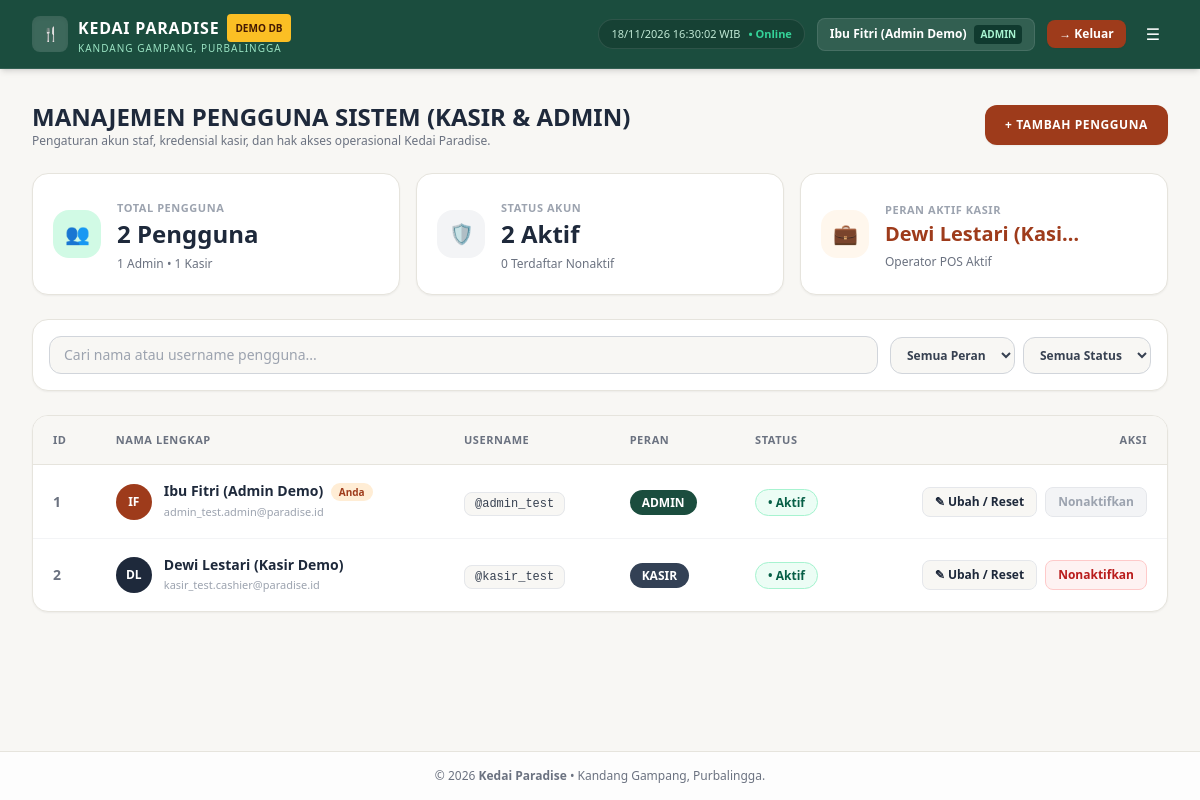
Page /project/kedai_paradise/users.php (signed in) on the committed database.
### tables this page shows
CREATE TABLE `users` (
  `user_id`       INT             NOT NULL AUTO_INCREMENT,
  `username`      VARCHAR(50)     NOT NULL,
  `password_hash` VARCHAR(255)    NOT NULL,
  `name`          VARCHAR(100)    NOT NULL,
  `role`          ENUM('admin','cashier') NOT NULL DEFAULT 'cashier',
  `status`        TINYINT(1)      NOT NULL DEFAULT 1,
  PRIMARY KEY (`user_id`),
  UNIQUE KEY `uk_users_username` (`username`)
);

### project/kedai_paradise/includes/helpers.php (called while the page is built, shortened)
<?php
function e(?string $s): string {
    return htmlspecialchars($s ?? '', ENT_QUOTES, 'UTF-8');
}
function t(string $key): string {
    static $lang = null;
    if ($lang === null) {
        $langFile = dirname(__DIR__) . '/lang/id.php';
        $lang = file_exists($langFile) ? require $langFile : [];
    }
    return $lang[$key] ?? $key;
}

### project/kedai_paradise/users.php (the view, shortened to what this page needs)
<?php
$pdo = db();
$selfId = (int)$_SESSION['user_id'];
$users = $pdo->query('SELECT user_id, username, name, role, status FROM users ORDER BY user_id')->fetchAll();
$totalUsersCount = count($users);
$adminCount = 0;
$cashierCount = 0;
$activeCount = 0;
$inactiveCount = 0;
$activeCashierName = '-';
foreach ($users as $u) {
    if ($u['role'] === 'admin') {
        $adminCount++;
    } else {
        $cashierCount++;
        if ((int)$u['status'] === 1 && $activeCashierName === '-') {
            $activeCashierName = $u['name'];
        }
    }
    if ((int)$u['status'] === 1) {
        $activeCount++;
    } else {
        $inactiveCount++;
    }
}
include __DIR__ . '/includes/layout_header.php';
?>
<div class="space-y-6">
    <div class="flex flex-col sm:flex-row sm:items-center justify-between gap-4">
        <div>
            <h1 class="text-2xl font-extrabold text-[#1E293B] uppercase">MANAJEMEN PENGGUNA SISTEM (KASIR &amp; ADMIN)</h1>
            <p class="text-xs text-gray-500">Pengaturan akun staf, kredensial kasir, dan hak akses operasional Kedai Paradise.</p>
        </div>
        <button type="button" id="btnAddUser" class="bg-[#9E3B1B] hover:bg-[#822F14] text-white text-xs font-extrabold uppercase tracking-wider px-5 py-3 rounded-xl shadow-sm transition self-start sm:self-auto">
            + <?= e(t('users_add')) ?>
        </button>
    </div>
    <div class="grid grid-cols-1 sm:grid-cols-3 gap-4">
        <div class="bg-white p-5 rounded-2xl shadow-sm border border-[#E6E4DD] flex items-center gap-4">
            <span class="w-12 h-12 rounded-2xl bg-emerald-100 text-[#1B4D3E] flex items-center justify-center font-bold text-xl">&#128101;</span>
            <div>
                <span class="text-[11px] font-bold uppercase tracking-wider text-gray-400">Total Pengguna</span>
                <div class="text-2xl font-extrabold text-[#1E293B]"><?= $totalUsersCount ?> Pengguna</div>
                <span class="text-xs text-gray-500"><?= $adminCount ?> Admin &bull; <?= $cashierCount ?> Kasir</span>
            </div>
        </div>
        <div class="bg-white p-5 rounded-2xl shadow-sm border border-[#E6E4DD] flex items-center gap-4">
            <span class="w-12 h-12 rounded-2xl bg-gray-100 text-gray-700 flex items-center justify-center font-bold text-xl">&#128737;</span>
            <div>
                <span class="text-[11px] font-bold uppercase tracking-wider text-gray-400">Status Akun</span>
                <div class="text-2xl font-extrabold text-[#1E293B]"><?= $activeCount ?> Aktif</div>
                <span class="text-xs text-gray-500"><?= $inactiveCount ?> Terdaftar Nonaktif</span>
            </div>
        </div>
        <div class="bg-white p-5 rounded-2xl shadow-sm border border-[#E6E4DD] flex items-center gap-4">
            <span class="w-12 h-12 rounded-2xl bg-orange-50 text-[#9E3B1B] flex items-center justify-center font-bold text-xl">&#128188;</span>
            <div>
                <span class="text-[11px] font-bold uppercase tracking-wider text-gray-400">Peran Aktif Kasir</span>
                <div class="text-xl font-extrabold text-[#9E3B1B] truncate max-w-[200px]"><?= e($activeCashierName) ?></div>
                <span class="text-xs text-gray-500">Operator POS Aktif</span>
            </div>
        </div>
    </div>
    <div class="bg-white rounded-2xl shadow-sm border border-[#E6E4DD] p-4 flex flex-col sm:flex-row items-stretch sm:items-center justify-between gap-3">
        <input type="text" id="userSearchInput" placeholder="Cari nama atau username pengguna..."
               class="flex-1 bg-[#F8F7F4] border border-gray-300 rounded-xl px-3.5 py-2 text-sm focus:bg-white focus:outline-none focus:ring-2 focus:ring-[#1B4D3E]">
        <div class="flex items-center gap-2">
            <select id="userRoleFilter" class="bg-[#F8F7F4] border border-gray-300 rounded-xl px-3 py-2 text-xs font-bold text-gray-700">
                <option value="">Semua Peran</option>
            </select>
            <select id="userStatusFilter" class="bg-[#F8F7F4] border border-gray-300 rounded-xl px-3 py-2 text-xs font-bold text-gray-700">
                <option value="">Semua Status</option>
            </select>
        </div>
    </div>
    <div class="bg-white rounded-2xl shadow-sm border border-[#E6E4DD] overflow-hidden">
        <div class="overflow-x-auto">
            <table class="min-w-full text-sm">
                <thead class="bg-[#F8F7F4] border-b border-[#E6E4DD] text-left text-[11px] font-bold uppercase tracking-wider text-gray-500">
                    <tr>
                        <th class="px-5 py-3.5">ID</th>
                        <th class="px-5 py-3.5"><?= e(t('users_name')) ?></th>
                        <th class="px-5 py-3.5"><?= e(t('users_username')) ?></th>
                        <th class="px-5 py-3.5"><?= e(t('users_role')) ?></th>
                        <th class="px-5 py-3.5"><?= e(t('users_status')) ?></th>
                        <th class="px-5 py-3.5 text-right"><?= e(t('action')) ?></th>
                    </tr>
                </thead>
                <tbody class="divide-y divide-gray-100" id="usersTableBody">
                    <?php foreach ($users as $u):
                        $isSelf = (int)$u['user_id'] === $selfId;
                        $isActive = (int)$u['status'] === 1;
                        $words = preg_split('/\s+/', trim($u['name'])) ?: ['U'];
                        $initials = strtoupper(substr($words[0], 0, 1) . (isset($words[1]) ? substr($words[1], 0, 1) : ''));
                    ?>
                        <tr class="user-row hover:bg-[#F8F7F4]/60 <?= $isActive ? '' : 'bg-gray-50/70 text-gray-400' ?>"
                            data-search="<?= e(strtolower($u['name'] . ' ' . $u['username'])) ?>"
                            data-role="<?= e($u['role']) ?>"
                            data-status="<?= (int)$u['status'] ?>">
                            <td class="px-5 py-4 font-bold text-gray-500"><?= (int)$u['user_id'] ?></td>
                            <td class="px-5 py-4">
                                <div class="flex items-center gap-3">
                                    <span class="w-9 h-9 rounded-full font-extrabold text-xs flex items-center justify-center <?= $isSelf ? 'bg-[#9E3B1B] text-white' : ($u['role'] === 'admin' ? 'bg-emerald-100 text-[#1B4D3E]' : 'bg-slate-800 text-white') ?>">
                                        <?= e($initials) ?>
                                    </span>
                                    <div>
                                        <div class="font-extrabold text-[#1E293B]">
                                            <?= e($u['name']) ?>
                                            <?php if ($isSelf): ?>
                                                <span class="ml-1 text-[10px] bg-orange-100 text-[#9E3B1B] px-2 py-0.5 rounded-full font-bold"><?= e(t('users_you')) ?></span>
                                            <?php endif; ?>
                                        </div>
                                        <div class="text-[11px] text-gray-400"><?= e($u['username']) ?>.<?= e($u['role']) ?>@paradise.id</div>
                                    </div>
                                </div>
                            </td>
                            <td class="px-5 py-4">
                                <span class="font-mono text-xs bg-[#F8F7F4] border border-gray-200 px-2.5 py-1 rounded-lg text-gray-700">@<?= e($u['username']) ?></span>
                            </td>
                            <td class="px-5 py-4">
                                <span class="text-xs font-extrabold uppercase px-3 py-1 rounded-full <?= $u['role'] === 'admin' ? 'bg-[#1B4D3E] text-white' : 'bg-slate-700 text-white' ?>">
                                    <?= e(t('role_' . $u['role'])) ?>
                                </span>
                            </td>
                            <td class="px-5 py-4">
                                <span class="text-xs font-bold px-3 py-1 rounded-full <?= $isActive ? 'bg-emerald-50 text-emerald-800 border border-emerald-200' : 'bg-gray-200 text-gray-600' ?>">
                                    &bull; <?= e(t($isActive ? 'status_active' : 'status_inactive')) ?>
                                </span>
                            </td>
                            <td class="px-5 py-4">
                                <div class="flex justify-end items-center gap-2">
                                    <button type="button"
                                            class="btn-edit-user text-xs font-bold bg-[#F8F7F4] hover:bg-gray-200 text-[#1E293B] border border-gray-200 px-3 py-1.5 rounded-lg transition"
                                            data-id="<?= (int)$u['user_id'] ?>"
                                            data-name="<?= e($u['name']) ?>"
                                            data-username="<?= e($u['username']) ?>"
                                            data-role="<?= e($u['role']) ?>">
                                        &#9998; <?= e(t('edit')) ?> / Reset
                                    </button>
                                    <form method="post" action="users.php" class="inline"
                                          <?php if ($isActive): ?>onsubmit="return confirm('<?= e(t('users_confirm_deactivate')) ?>');"<?php endif; ?>>
                                        <?php if ($isActive): ?>
                                            <button type="submit" <?= $isSelf ? 'disabled title="' . e(t('err_cannot_deactivate_self')) . '"' : '' ?>
                                                    class="text-xs font-bold px-3 py-1.5 rounded-lg border transition <?= $isSelf ? 'bg-gray-100 text-gray-400 border-gray-200 cursor-not-allowed' : 'bg-red-50 hover:bg-red-100 text-red-700 border-red-200' ?>">
                                                <?= e(t('users_deactivate')) ?>
                                            </button>
                                        <?php else: ?>
                                            <button type="submit" class="text-xs font-bold bg-emerald-50 hover:bg-emerald-100 text-[#1B4D3E] border border-emerald-200 px-3 py-1.5 rounded-lg transition">
                                                &#10004; <?= e(t('users_activate')) ?>
                                            </button>
                                        <?php endif; ?>
                                    </form>
                                </div>
                            </td>
                        </tr>
                    <?php endforeach; ?>
                </tbody>
            </table>
        </div>
    </div>
</div>
<?php include __DIR__ . '/includes/layout_footer.php'; ?>

### rows in the picture
users: name "Dewi Lestari (Kasi…", user_id "2", name "DL", name "Dewi Lestari (Kasir Demo)", username "kasir_test", role "cashier", role "KASIR", status "Aktif"
users: user_id "1", name "IF", name "Ibu Fitri (Admin Demo)", username "admin_test", role "admin", role "ADMIN", status "Aktif"

### other values in the picture
$name "Ibu Fitri (Admin Demo)"
t('role_' . $role) "ADMIN"
t('js_logout') "Keluar"
t('users_add') "TAMBAH PENGGUNA"
$totalUsersCount "2"
$adminCount "1"
$cashierCount "1"
$activeCount "2"
$inactiveCount "0"
t('users_name') "NAMA LENGKAP"
t('users_username') "USERNAME"
t('users_role') "PERAN"
t('users_status') "STATUS"
t('action') "AKSI"
